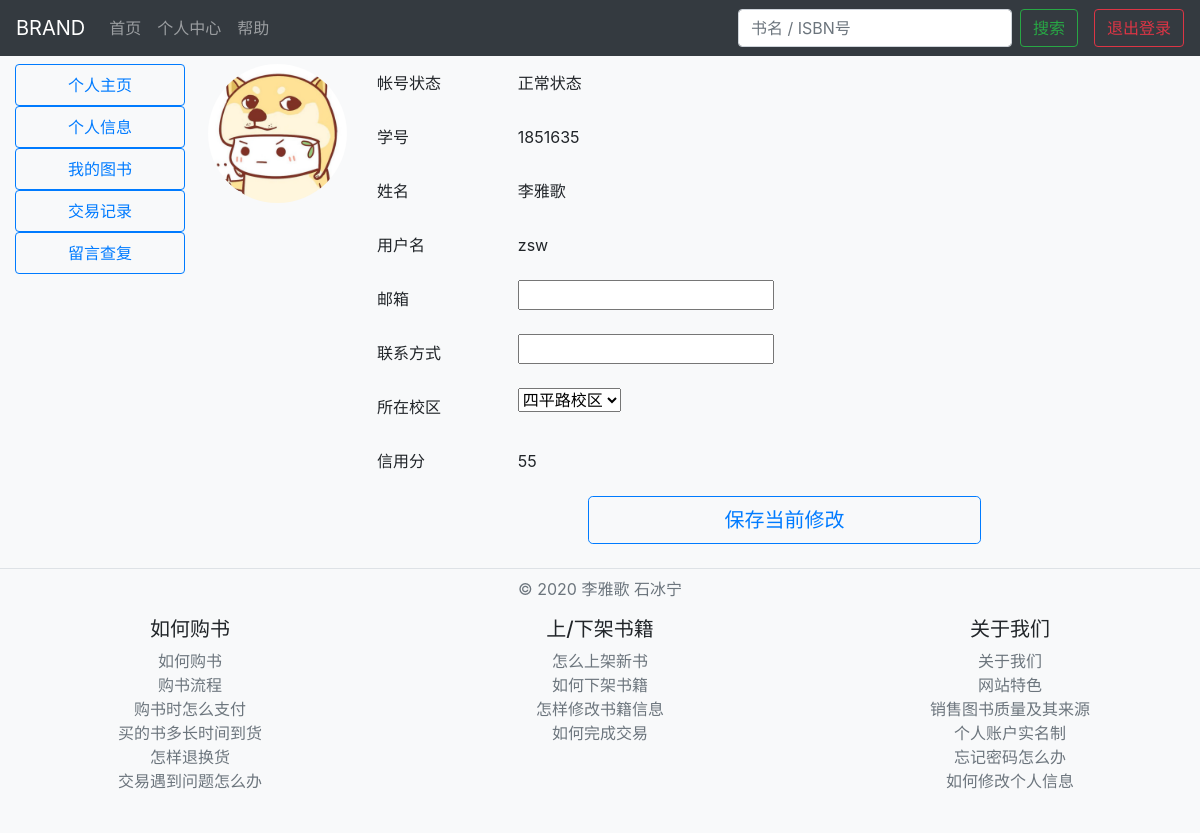
The page /center/update_info/11 (signed in) on the database its author committed.
### center/models.py (models this page shows)
class Account(models.Model):
    type = ((1, "正常状态"), (2, "封禁中"), (3, '未激活'))
    type2 = ((1, "四平路校区"), (2, "嘉定校区"), (3, '闵行校区'))
    user = models.ForeignKey(User, on_delete=models.CASCADE)  # 关联用户名，密码，邮箱
    status = models.IntegerField(choices=type, default=1)
    business_account = models.BooleanField(default=False)
    school_num = models.IntegerField(unique=True)
    name = models.CharField(max_length=10, default='')
    school = models.IntegerField(choices=type2, default=1)
    phone = models.IntegerField()
    credit = models.IntegerField(default=90)

### center/views.py (the view, shortened to what this page needs)
# urls.py: path('update_info/<int:user_id>', UpdateInfoView.as_view(), name="update_info"),
class UpdateInfoView(TemplateView):
    template_name = "update_info.html"
    def get(self, request, *args, **kwargs):
        context = super().get_context_data(**kwargs)
        user_id = context['user_id']
        if request.user.is_authenticated and request.user.pk == user_id:
            my_account = get_object_or_404(Account, user=request.user)
            obj = form.UpdateInfoForm()
            context['my_account'] = my_account
            context['obj'] = obj
            return self.render_to_response(context)
        else:
            return redirect('/')

### center/form.py
class UpdateInfoForm(forms.ModelForm):
    class Meta:
        model = Account    #与models建立了依赖关系
        fields = {'school', 'phone'}
        labels = {
            'school': '学校',
            'phone': '电话',
        }
    email = forms.EmailField(label='邮箱')

### center/templates/update_info.html (shortened to what this page needs)
{% extends 'personal_info.html' %}
{% block update-info %}
<div class="form-group row">
  <label for="staticEmail" class="col-sm-2 col-form-label">邮箱</label>
  <div class="col-sm-10">
	{{ obj.email }}
  </div>
</div>
<div class="form-group row">
  <label for="staticEmail" class="col-sm-2 col-form-label">联系方式</label>
  <div class="col-sm-10">
	{{ obj.phone }}
  </div>
</div>
<div class="form-group row">
  <label for="staticEmail" class="col-sm-2 col-form-label">所在校区</label>
  <div class="col-sm-10">
	{{ obj.school }}
  </div>
</div>
{% endblock %}
{% block update-button %}
<div class="row justify-content-center">
  <div class="col-md-6">
	<input class="btn btn-lg btn-block btn-outline-primary" type="submit" value="保存当前修改" />
  </div>
</div>
{% endblock %}

### center/templates/personal_info.html (shortened to what this page needs)
{% extends 'center.html' %}
{% block mainbody %}
<main role="main" class="col-md-10 ml-sm-auto px-2">
  <div class="row">
    <div class="col-md-2">
      <img src="{% static 'image/sample_portrait001.jpg' %}" class="portrait-cycle" width="100%">
    </div>
    <div class="col">
      <form method="POST" action="{% url 'update_info' user.pk %}">
        <div class="form-group row">
          <label for="staticStatus" class="col-sm-2 col-form-label strong">帐号状态</label>
          <div class="col-sm-10">
            <input type="text" class="form-control-plaintext" id="staticStatus" value="{{ my_account.get_status_display }}" readonly>
          </div>
        </div>
        <div class="form-group row">
          <label for="staticStudentID" class="col-sm-2 col-form-label">学号</label>
          <div class="col-sm-10">
            <input type="text" class="form-control-plaintext" id="staticStudentID" value="{{ my_account.school_num }}" readonly>
          </div>
        </div>
        <div class="form-group row">
          <label for="staticName" class="col-sm-2 col-form-label">姓名</label>
          <div class="col-sm-10">
            <input type="text" class="form-control-plaintext" id="staticName" value="{{ my_account.name }}" readonly>
          </div>
        </div>
        <div class="form-group row">
          <label for="staticUsername" class="col-sm-2 col-form-label">用户名</label>
          <div class="col-sm-10">
            <input type="text" class="form-control-plaintext" id="staticUsername" value="{{ my_account.user.username }}" readonly>
          </div>
        </div>
        {% block update-info %}{% endblock %}
        <div class="form-group row">
          <label for="staticEmail" class="col-sm-2 col-form-label">信用分</label>
          <div class="col-sm-10">
            <input type="text" class="form-control-plaintext" id="staticEmail" value="{{ my_account.credit }}" readonly>
          </div>
        </div>
        {% block update-button %}
        {% endblock %}
      </form>
    </div>
  </div>
</main>
{% endblock %}

### homepage/templates/homepage.html (style rules this page uses)
.portrait-cycle { border-radius: 100%; }

### rows shown on the page
Account: status "正常状态", school_num "1851635", name "李雅歌", user.username "zsw", credit "55"
